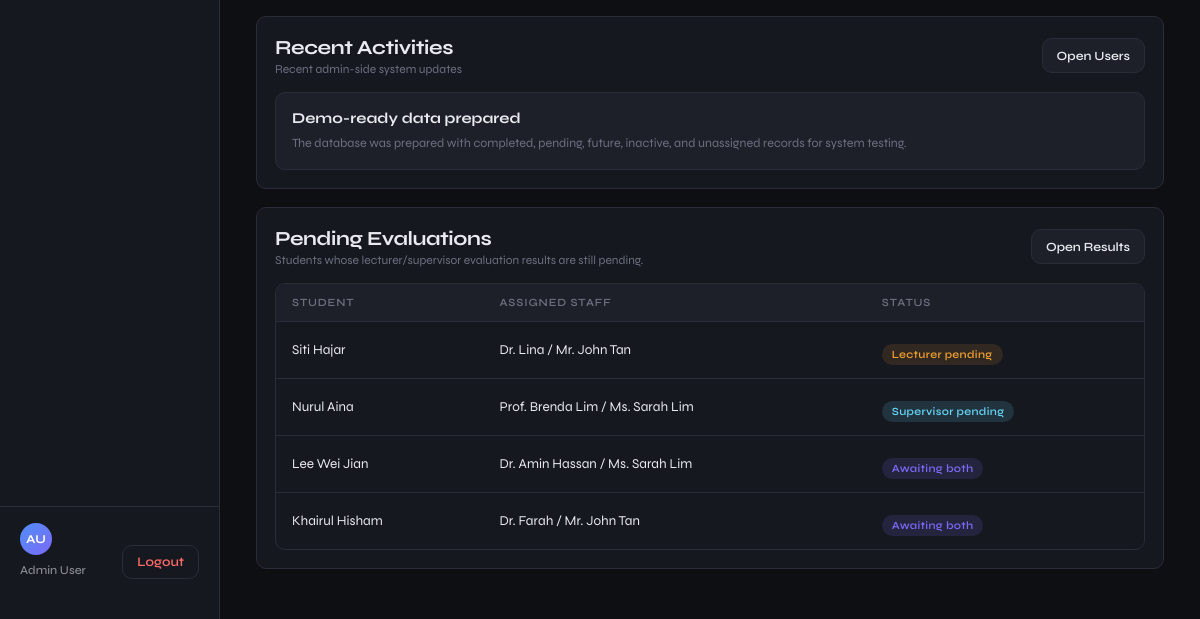
Before: /src/admin_dashboard.php (signed in, lower part) with the older database file.
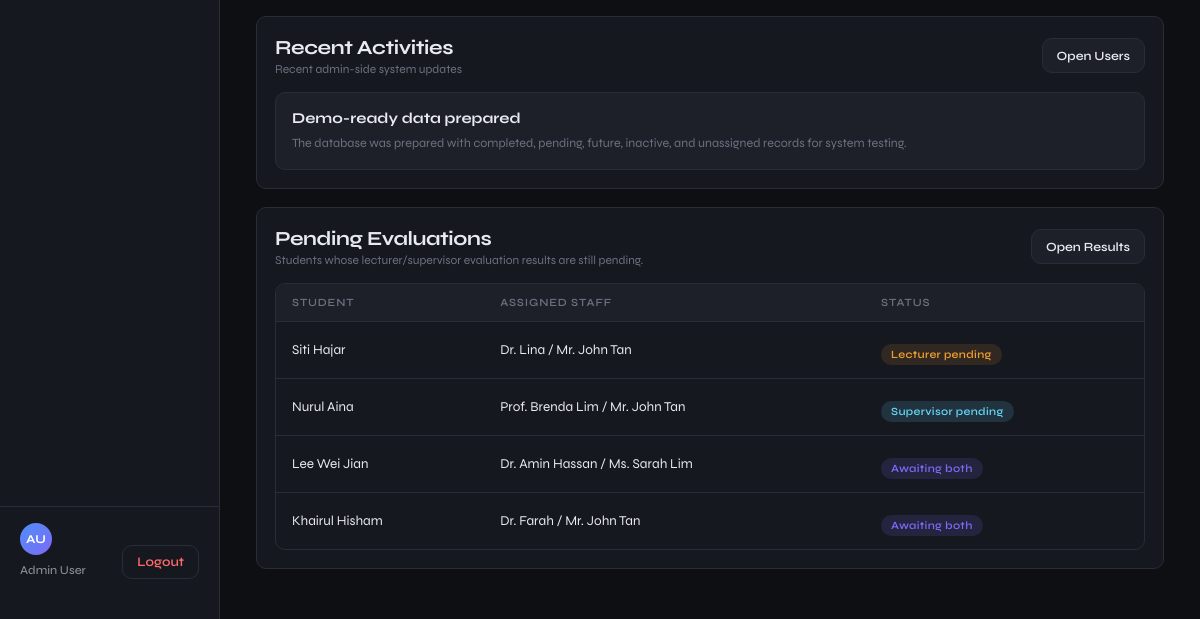
After: the same page with the newer database file.
### tables this page shows
CREATE TABLE internships (
    internship_id   INT AUTO_INCREMENT PRIMARY KEY,
    student_id      VARCHAR(10) NOT NULL UNIQUE,
    lecturer_id     INT DEFAULT NULL,
    supervisor_id   INT DEFAULT NULL,
    company_name    VARCHAR(150) DEFAULT NULL,
    industry        VARCHAR(100) DEFAULT NULL,
    start_date      DATE DEFAULT NULL,
    end_date        DATE DEFAULT NULL,
    status          ENUM('unassigned','pending','completed') DEFAULT 'unassigned',
    notes           TEXT,
    created_at      DATETIME DEFAULT CURRENT_TIMESTAMP,
    updated_at      DATETIME DEFAULT CURRENT_TIMESTAMP ON UPDATE CURRENT_TIMESTAMP,

    FOREIGN KEY (student_id)    REFERENCES students(student_id) ON DELETE CASCADE,
    FOREIGN KEY (lecturer_id)   REFERENCES users(user_id) ON DELETE SET NULL,
    FOREIGN KEY (supervisor_id) REFERENCES users(user_id) ON DELETE SET NULL
);

CREATE TABLE students (
    student_id  VARCHAR(10)  PRIMARY KEY,
    full_name   VARCHAR(100) NOT NULL,
    programme   ENUM('Engineering','Arts and Design','Computer Science','Finance') NOT NULL,
    email       VARCHAR(100) NOT NULL UNIQUE,
    status      ENUM('active','inactive') DEFAULT 'active',
    created_at  DATETIME DEFAULT CURRENT_TIMESTAMP
);

### src/admin_dashboard.php (the view, shortened to what the changed rows need)
<?php
$conn = getConnection();
function get_pending_evaluations(mysqli $conn, int $limit = 5): array {
    $items = [];
    $sql = "
        SELECT
            s.full_name AS student_name,
            CASE
                WHEN l.full_name IS NOT NULL AND su.full_name IS NOT NULL THEN CONCAT(l.full_name, ' / ', su.full_name)
                WHEN l.full_name IS NOT NULL THEN l.full_name
                WHEN su.full_name IS NOT NULL THEN su.full_name
                ELSE '-'
            END AS assigned_staff_name,
            CASE
                WHEN lecturer_assessment.assessment_id IS NULL AND supervisor_assessment.assessment_id IS NULL THEN 'Awaiting both'
                WHEN lecturer_assessment.assessment_id IS NULL THEN 'Lecturer pending'
                WHEN supervisor_assessment.assessment_id IS NULL THEN 'Supervisor pending'
                ELSE 'Completed'
            END AS evaluation_status,
            GREATEST(
                COALESCE(lecturer_assessment.updated_at, '1970-01-01 00:00:00'),
                COALESCE(supervisor_assessment.updated_at, '1970-01-01 00:00:00'),
                COALESCE(i.updated_at, '1970-01-01 00:00:00')
            ) AS sort_updated_at,
            i.internship_id
        FROM internships i
        JOIN students s ON i.student_id = s.student_id
        LEFT JOIN users l ON i.lecturer_id = l.user_id
        LEFT JOIN users su ON i.supervisor_id = su.user_id
        LEFT JOIN assessments lecturer_assessment
            ON lecturer_assessment.internship_id = i.internship_id
           AND lecturer_assessment.assessor_type = 'lecturer'
        LEFT JOIN assessments supervisor_assessment
            ON supervisor_assessment.internship_id = i.internship_id
           AND supervisor_assessment.assessor_type = 'supervisor'
        WHERE i.lecturer_id IS NOT NULL
          AND i.supervisor_id IS NOT NULL
          AND (lecturer_assessment.assessment_id IS NULL OR supervisor_assessment.assessment_id IS NULL)
        ORDER BY
            CASE
                WHEN lecturer_assessment.assessment_id IS NULL AND supervisor_assessment.assessment_id IS NOT NULL THEN 1
                WHEN lecturer_assessment.assessment_id IS NOT NULL AND supervisor_assessment.assessment_id IS NULL THEN 2
                WHEN lecturer_assessment.assessment_id IS NULL AND supervisor_assessment.assessment_id IS NULL THEN 3
                ELSE 4
            END,
            sort_updated_at DESC,
            i.internship_id DESC
        LIMIT ?
    ";
    if ($stmt = $conn->prepare($sql)) {
        $stmt->bind_param('i', $limit);
        $stmt->execute();
        $result = $stmt->get_result();
        while ($row = $result->fetch_assoc()) {
            $statusClass = 'status-pending';
            if ($row['evaluation_status'] === 'Awaiting both') {
                $statusClass = 'status-unassigned';
            } elseif ($row['evaluation_status'] === 'Supervisor pending') {
                $statusClass = 'status-info';
            }
            $items[] = [
                'student_name' => $row['student_name'],
                'assigned_staff_name' => $row['assigned_staff_name'],
                'status' => $row['evaluation_status'],
                'status_class' => $statusClass,
            ];
        }
    }
    return $items;
}
$pendingEvaluations = get_pending_evaluations($conn, 5);
?>
<!DOCTYPE html>
<html lang="en">
<head>
</head>
<body>
<main class="main">
  <section class="bottom-grid">
    <div class="panel">
      <div class="table-wrap">
        <table>
          <thead>
            <tr>
              <th>Student</th>
              <th>Assigned Staff</th>
              <th>Status</th>
            </tr>
          </thead>
          <tbody id="pending-evaluations-body">
            <?php if (!empty($pendingEvaluations)): ?>
              <?php foreach ($pendingEvaluations as $row): ?>
                <tr>
                  <td><?php echo htmlspecialchars($row['student_name']); ?></td>
                  <td><?php echo htmlspecialchars($row['assigned_staff_name']); ?></td>
                  <td>
                    <span class="status-badge <?php echo htmlspecialchars($row['status_class']); ?>">
                      <?php echo htmlspecialchars($row['status']); ?>
                    </span>
                  </td>
                </tr>
              <?php endforeach; ?>
            <?php else: ?>
              <tr>
                <td colspan="3" style="color: var(--muted);">No pending evaluation result records found.</td>
              </tr>
            <?php endif; ?>
          </tbody>
        </table>
      </div>
    </div>
  </section>
</main>
</body>
</html>

Changed rows visible on the page:
changed internships "Nurul Aina": assigned_staff_name "Prof. Brenda Lim / Ms. Sarah Lim" → "Prof. Brenda Lim / Mr. John Tan"
